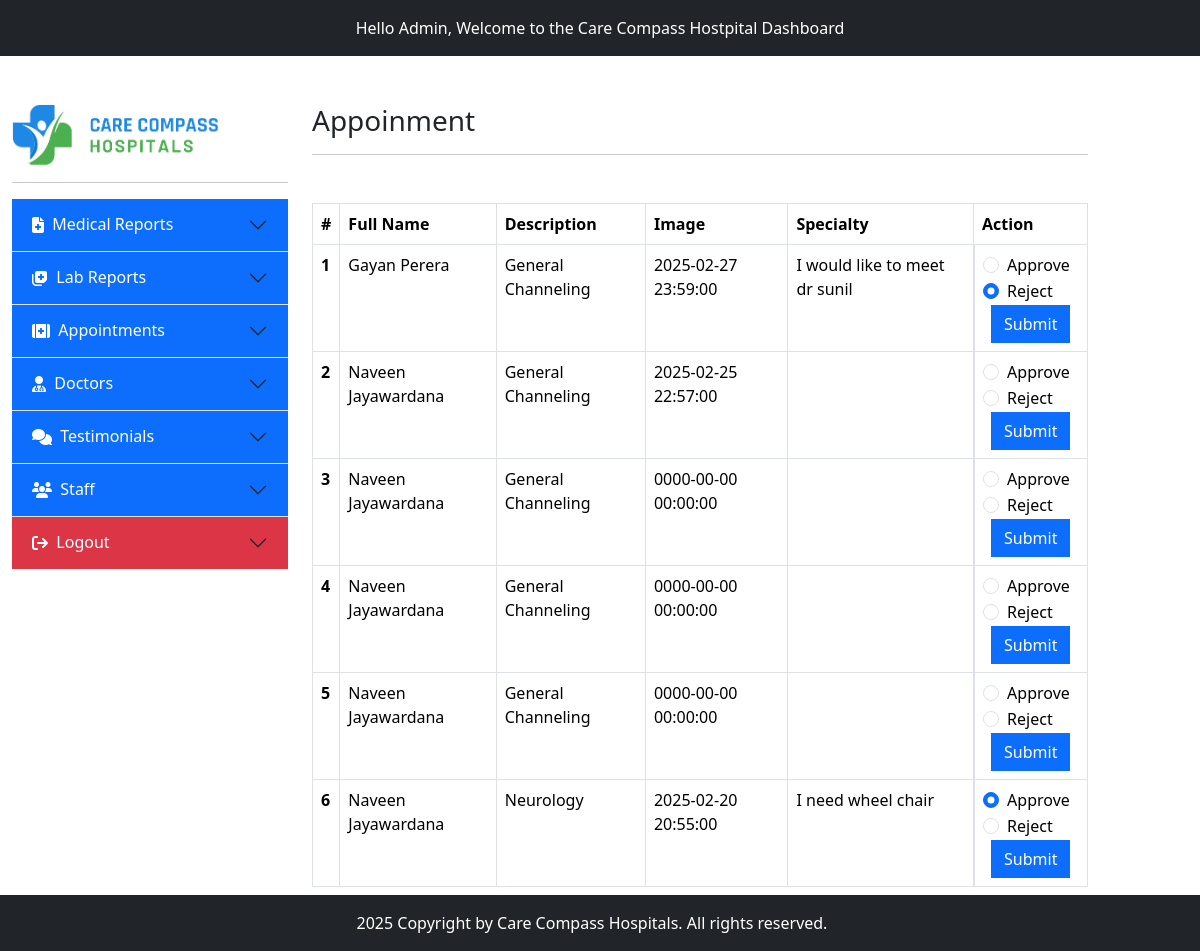
The app's page /admin/appointment.php with its own data.
### tables this page shows
CREATE TABLE IF NOT EXISTS `appoinment` (
  `Id` int NOT NULL AUTO_INCREMENT,
  `DrId` int NOT NULL,
  `PatientId` int NOT NULL,
  `DateTime` datetime NOT NULL,
  `Note` longtext NOT NULL,
  `Decision` int NOT NULL DEFAULT '0',
  PRIMARY KEY (`Id`)
);

CREATE TABLE IF NOT EXISTS `users` (
  `Id` int NOT NULL AUTO_INCREMENT,
  `full_name` varchar(225) NOT NULL,
  `email` varchar(225) NOT NULL,
  `telephone` varchar(225) NOT NULL,
  `password` varchar(225) NOT NULL,
  `is_deleted` int NOT NULL,
  PRIMARY KEY (`Id`)
);

CREATE TABLE IF NOT EXISTS `services` (
  `Id` int NOT NULL AUTO_INCREMENT,
  `title` varchar(255) NOT NULL,
  `description` text NOT NULL,
  `is_deleted` int NOT NULL DEFAULT '0',
  `price` int NOT NULL,
  `Image` varchar(255) NOT NULL,
  PRIMARY KEY (`Id`)
);

### admin/appointment.php (the view)
<?php include 'inc/header.php'; ?>
<section class="mt-5">
    <div class="container-fluid ">
        <div class="row">
            <?php include 'inc/sidebar.php'; ?>
            <div class="col-md-8">
                <h3>Appoinment</h3>
                <hr class="mb-5">
                <table class="table table-bordered">
                    <thead>
                        <tr>
                            <th scope="col">#</th>
                            <th scope="col">Full Name</th>
                            <th scope="col">Description</th>
                            <th scope="col">Image</th>
                            <th scope="col">Specialty</th>
                            <th scope="col">Action</th>
                        </tr>
                    </thead>
                    <tbody>
                        <?php
                        $sql = "SELECT appoinment.*, users.full_name AS patient_name, services.title AS service_name
                            FROM appoinment
                            JOIN users ON users.Id = appoinment.PatientId
                            JOIN services ON services.Id = appoinment.DrId
                               ORDER BY Id DESC";
                        $result = $conn->query($sql);
                        $counter = 1;
                        if ($result->num_rows > 0) {
                            while ($row = $result->fetch_assoc()) {
                                echo '
                                                <tr>
                                                    <th scope="row">' . $counter++ . '</th>
                                                    <td>' . htmlspecialchars($row['patient_name']) . '</td>
                                                    <td>' . htmlspecialchars($row['service_name']) . '</td>
                                                    <td>' . htmlspecialchars($row['DateTime']) . '</td>
                                                    <td>' . htmlspecialchars($row['Note']) . '</td>
                                                    <td class="d-flex ">
                                                            <form action="appointment-process.php" method="post">
                                                            <input type="text" class="form-control d-none" name="doctor_id" value="' . $row['Id'] . '">
                                                                <div class="form-check">
                                                                <input class="form-check-input" type="radio" name="decision" value="1"
                                                                ' . ($row['Decision'] == 1 ? 'checked' : '') . '>
                                                                <label class="form-check-label" for="flexRadioDefault2">
                                                                        Approve
                                                                        </label>
                                                                </div>
                                                                <div class="form-check">
                                                                <input class="form-check-input" type="radio" name="decision" value="0"
                                                                ' . ($row['Decision'] == 0 ? 'checked' : '') . '>
                                                                <label class="form-check-label" for="flexRadioDefault1">
                                                                    Reject
                                                                </label>
                                                                </div>
                                                                <button type="submit" class="btn btn-primary rounded-0 mx-2">Submit</button>
                                                            </form>
                                                        </td>
                                                </tr>';
                            }
                        } else {
                            echo '<tr><td colspan="4">No appointments found.</td></tr>';
                        }
                        ?>
                    </tbody>
                </table>
            </div>
        </div>
    </div>
</section>
<?php include 'inc/footer.php'; ?>

### records on screen
appoinment: users.full_name "Gayan Perera", services.title "General Channeling", DateTime "2025-02-27 23:59:00", Note "I would like to meet dr sunil", Decision "☑"
appoinment: users.full_name "Naveen Jayawardana", services.title "General Channeling", DateTime "2025-02-25 22:57:00"
appoinment: users.full_name "Naveen Jayawardana", services.title "General Channeling", DateTime "0000-00-00 00:00:00"
appoinment: users.full_name "Naveen Jayawardana", services.title "General Channeling", DateTime "0000-00-00 00:00:00"
appoinment: users.full_name "Naveen Jayawardana", services.title "General Channeling", DateTime "0000-00-00 00:00:00"
appoinment: users.full_name "Naveen Jayawardana", services.title "Neurology", DateTime "2025-02-20 20:55:00", Note "I need wheel chair", Decision "☑"
